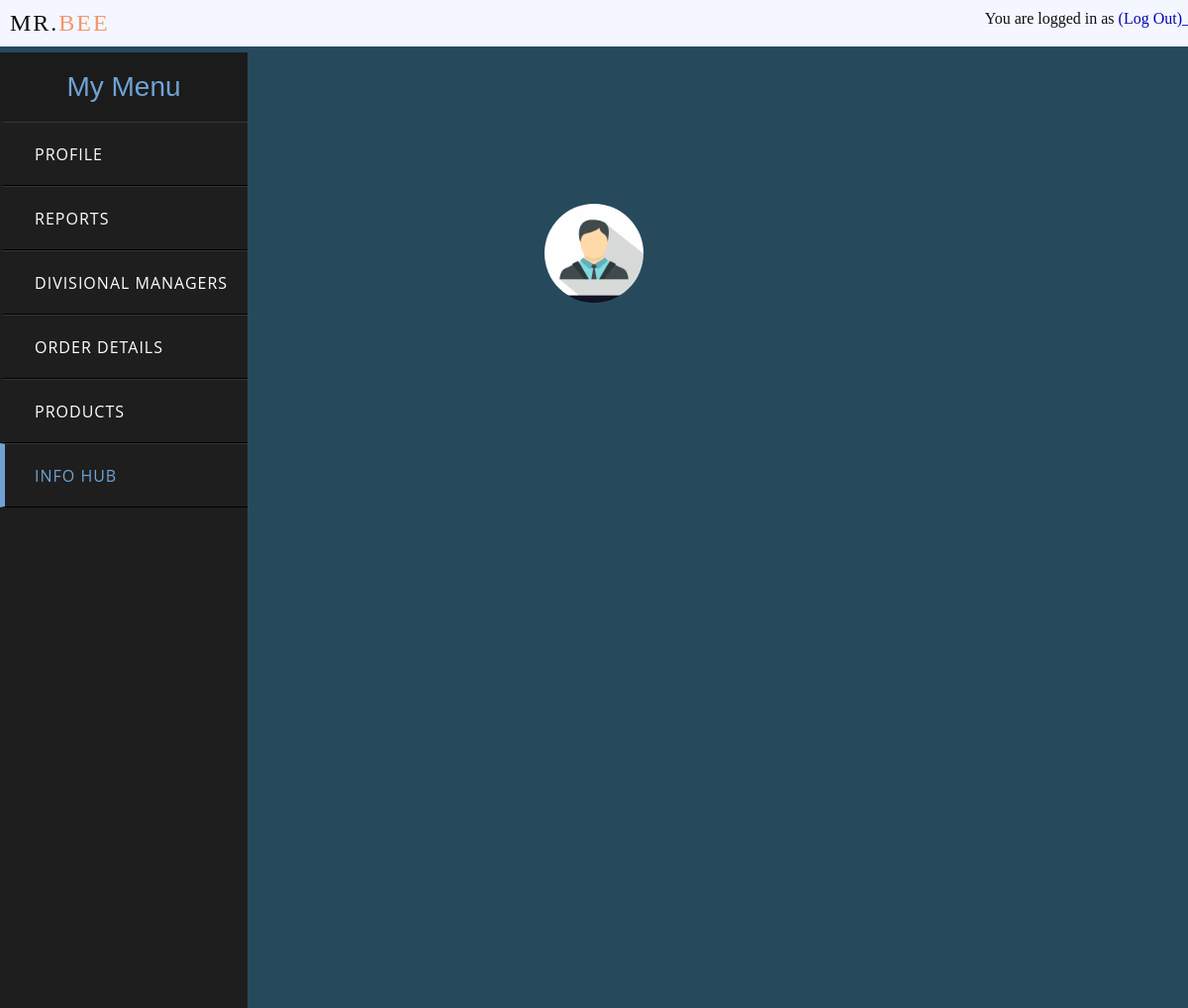
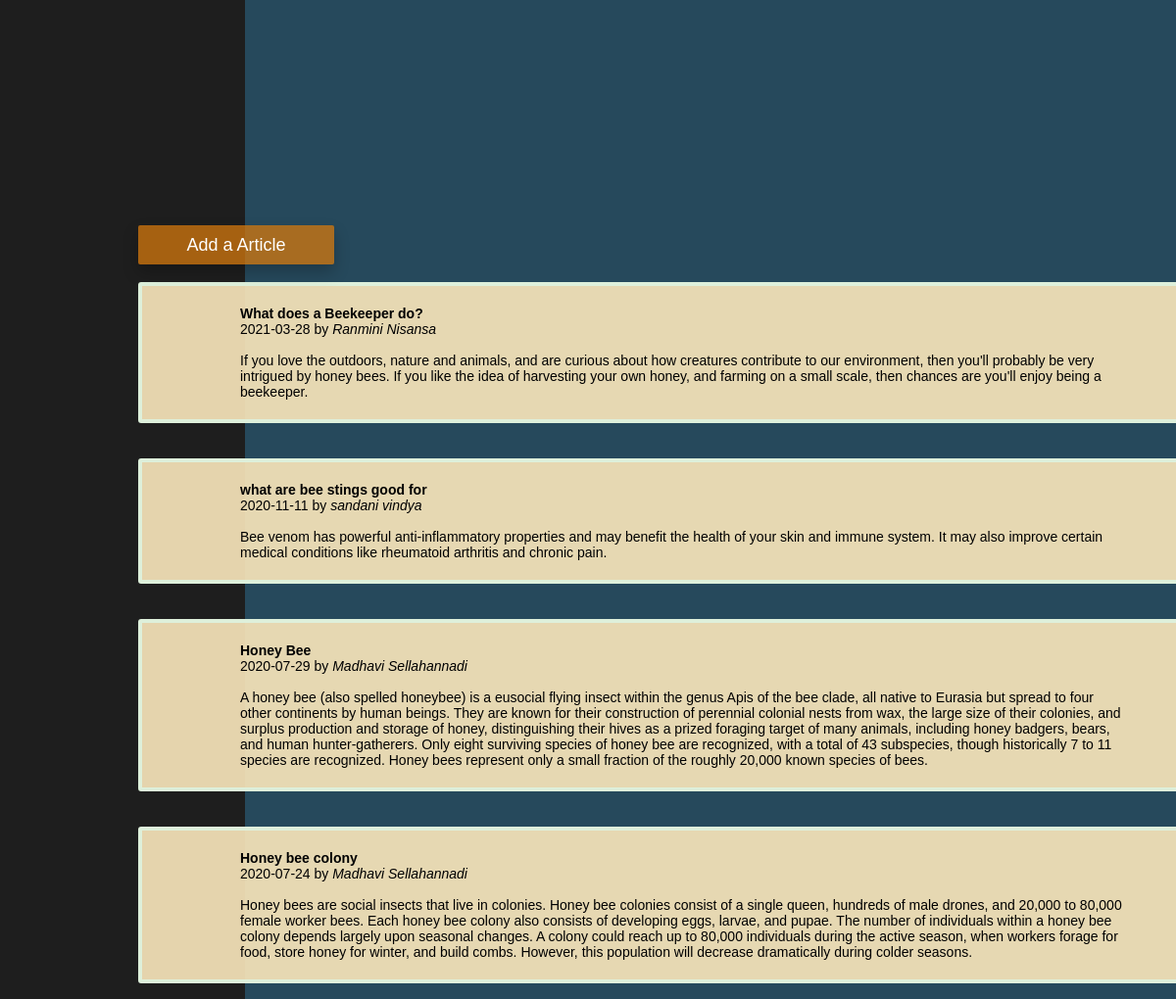
The app's page /src/php/manager_viewarticle.php with its own data (2 pictures, top to bottom).
### tables this page shows
CREATE TABLE `infohub` (
  `articleNo` int(10) NOT NULL,
  `userID` int(10) NOT NULL,
  `date` date NOT NULL,
  `authorname` varchar(50) NOT NULL,
  `articlename` varchar(100) NOT NULL,
  `content` varchar(1000) NOT NULL
);

### src/php/manager_viewarticle.php (the view, shortened to what this page needs)
<?php include('manager_alignments.php')?>
<?php include('manager_navbar.php')?>
    <head>
        <link rel="stylesheet" type="text/css" href="../../public/css/style_manager_homepage.css">
        <link rel="stylesheet" type="text/css" href="../../public/css/style_buttons.css">
        <link rel="stylesheet" type="text/css" href="../../public/css/style_manager_remove_dm.css">
        <link rel="stylesheet" type="text/CSS" href="../../public/css/style_infohub.css">
    </head>
    <body>
         <div class="content3" id="top">
            </br></br><br><br>
                    <form  action="manager_infohub.php" method="post" >
                        <div class="row">
                            <input type="submit" value="Add a Article" name="back">
                        </div>
                    </form>
                    <br>
         <?php
                $sql = "SELECT * FROM infohub ORDER BY date DESC";
                mysqli_query($connection, $sql);
                $result = mysqli_query($connection,$sql);
                        while($row=mysqli_fetch_assoc($result)){
                            echo '<div class="bhivecontainer">';
                            echo "<B>".$row['articlename']."</B>";
                            echo "<br>";
                            echo $row['date']." by <I>" .$row['authorname']."</I>";
                            echo "<br>";
                            echo "<br>";
                            echo $row['content'];
                            echo "</div>";
                            echo "<br>";
                            echo "<br>";
                        }?>
        </div>
	</body>
</html>

### public/css/style_manager_homepage.css (style rules this page uses)
body { margin: 0; padding: 0; background-color:#26495c; background-size: cover; background-position: center; font-family: arial; }
.content3 { width: 1200px; height: 1000px; position: absolute; background: #fdc56400; top:82%; left:58%; display:block; transform: translate(-50%,-50%); box-sizing: border-box; padding: 5px 45px ; color: #000000; border-radius: 2%; }

### public/css/style_manager_remove_dm.css (style rules this page uses)
.content3 input[type=submit] { font-size: 18px; border: none; color: #ffffff; padding: 10px 20px 10px 20px; background-color: #d4780ec0; height: 40px; border-radius: 2px; box-shadow: 0px 8px 16px 0px rgb(0, 0, 0,0.226); width: 200px; }

### public/css/style_manager_sidenav.css (style rules this page uses)
* { margin: 0; padding: 0; text-decoration: none; }

### public/css/style_infohub.css (style rules this page uses)
.bhivecontainer { background-color: rgba(248, 229, 187, 0.918); padding: 20px 100px 20px 100px; border: 4px solid rgb(222, 240, 219); border-radius: 3px; font-size: 14px; left:50%; }
.row:after { content: ""; display: table; clear: both; }
input[type=submit] { background-color: #2b3528; color: white; padding: 10px 18px; border: none; border-radius: 4px; cursor: pointer; float: left; }

### records on screen
infohub: articlename "What does a Beekeeper do?", date "2021-03-28", authorname "Ranmini Nisansa", content "If you love the outdoors, nature and animals, and are curious about how creatures contribute to our environment, then you'll probably be very intrigued by honey bees. If you like the idea of harvesting your own honey, and farming on a small scale, then chances are you'll enjoy being a beekeeper."
infohub: articlename "what are bee stings good for", date "2020-11-11", authorname "sandani vindya", content "Bee venom has powerful anti-inflammatory properties and may benefit the health of your skin and immune system. It may also improve certain medical conditions like rheumatoid arthritis and chronic pain."
infohub: articlename "Honey Bee", date "2020-07-29", authorname "Madhavi Sellahannadi", content "A honey bee (also spelled honeybee) is a eusocial flying insect within the genus Apis of the bee clade, all native to Eurasia but spread to four other continents by human beings. They are known for their construction of perennial colonial nests from wax, the large size of their colonies, and surplus production and storage of honey, distinguishing their hives as a prized foraging target of many animals, including honey badgers, bears, and human hunter-gatherers. Only eight surviving species of honey bee are recognized, with a total of 43 subspecies, though historically 7 to 11 species are recognized. Honey bees represent only a small fraction of the roughly 20,000 known species of bees."
infohub: articlename "Honey bee colony", date "2020-07-24", authorname "Madhavi Sellahannadi", content "Honey bees are social insects that live in colonies. Honey bee colonies consist of a single queen, hundreds of male drones, and 20,000 to 80,000 female worker bees. Each honey bee colony also consists of developing eggs, larvae, and pupae. The number of individuals within a honey bee colony depends largely upon seasonal changes. A colony could reach up to 80,000 individuals during the active season, when workers forage for food, store honey for winter, and build combs. However, this population will decrease dramatically during colder seasons."
